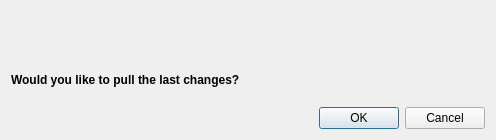
<?xml version="1.0" encoding="UTF-8"?>
<ui version="4.0">
 <class>PullDlg</class>
 <widget class="QDialog" name="PullDlg">
  <property name="geometry">
   <rect>
    <x>0</x>
    <y>0</y>
    <width>496</width>
    <height>140</height>
   </rect>
  </property>
  <property name="windowTitle">
   <string>Dialog</string>
  </property>
  <layout class="QVBoxLayout" name="verticalLayout">
   <item>
    <widget class="QLabel" name="lText">
     <property name="text">
      <string/>
     </property>
     <property name="wordWrap">
      <bool>true</bool>
     </property>
    </widget>
   </item>
   <item>
    <widget class="QLabel" name="lQuestion">
     <property name="font">
      <font>
       <weight>75</weight>
       <bold>true</bold>
      </font>
     </property>
     <property name="text">
      <string>Would you like to pull the last changes?</string>
     </property>
    </widget>
   </item>
   <item>
    <widget class="QDialogButtonBox" name="buttonBox">
     <property name="orientation">
      <enum>Qt::Horizontal</enum>
     </property>
     <property name="standardButtons">
      <set>QDialogButtonBox::Cancel|QDialogButtonBox::Ok</set>
     </property>
    </widget>
   </item>
  </layout>
 </widget>
 <resources/>
 <connections>
  <connection>
   <sender>buttonBox</sender>
   <signal>accepted()</signal>
   <receiver>PullDlg</receiver>
   <slot>accept()</slot>
   <hints>
    <hint type="sourcelabel">
     <x>248</x>
     <y>254</y>
    </hint>
    <hint type="destinationlabel">
     <x>157</x>
     <y>274</y>
    </hint>
   </hints>
  </connection>
  <connection>
   <sender>buttonBox</sender>
   <signal>rejected()</signal>
   <receiver>PullDlg</receiver>
   <slot>reject()</slot>
   <hints>
    <hint type="sourcelabel">
     <x>316</x>
     <y>260</y>
    </hint>
    <hint type="destinationlabel">
     <x>286</x>
     <y>274</y>
    </hint>
   </hints>
  </connection>
 </connections>
</ui>
